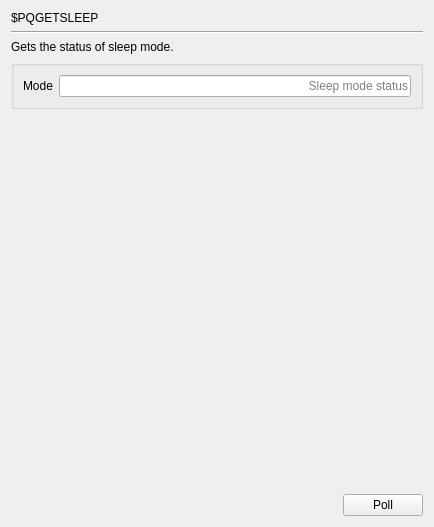
     <widget class="QWidget" name="page_PQGETSLEEP">
      <layout class="QGridLayout" name="gridLayout_236">
       <item row="0" column="0">
        <widget class="QLabel" name="label_500">
         <property name="text">
          <string>$PQGETSLEEP</string>
         </property>
        </widget>
       </item>
       <item row="1" column="0" colspan="3">
        <widget class="Line" name="line_128">
         <property name="orientation">
          <enum>Qt::Horizontal</enum>
         </property>
        </widget>
       </item>
       <item row="2" column="0" colspan="2">
        <widget class="QLabel" name="label_501">
         <property name="text">
          <string>Gets the status of sleep mode.</string>
         </property>
        </widget>
       </item>
       <item row="3" column="0" colspan="3">
        <widget class="QGroupBox" name="groupBox_108">
         <property name="title">
          <string/>
         </property>
         <layout class="QGridLayout" name="gridLayout_235">
          <item row="0" column="0">
           <widget class="QLabel" name="label_478">
            <property name="text">
             <string>Mode</string>
            </property>
           </widget>
          </item>
          <item row="0" column="1">
           <widget class="QLineEdit" name="lineEdit_PQGETSLEEP">
            <property name="text">
             <string/>
            </property>
            <property name="alignment">
             <set>Qt::AlignRight|Qt::AlignTrailing|Qt::AlignVCenter</set>
            </property>
            <property name="readOnly">
             <bool>true</bool>
            </property>
            <property name="placeholderText">
             <string>Sleep mode status</string>
            </property>
           </widget>
          </item>
         </layout>
        </widget>
       </item>
       <item row="4" column="2">
        <spacer name="verticalSpacer_128">
         <property name="orientation">
          <enum>Qt::Vertical</enum>
         </property>
         <property name="sizeHint" stdset="0">
          <size>
           <width>20</width>
           <height>379</height>
          </size>
         </property>
        </spacer>
       </item>
       <item row="5" column="1">
        <spacer name="horizontalSpacer_128">
         <property name="orientation">
          <enum>Qt::Horizontal</enum>
         </property>
         <property name="sizeHint" stdset="0">
          <size>
           <width>232</width>
           <height>20</height>
          </size>
         </property>
        </spacer>
       </item>
       <item row="5" column="2">
        <widget class="QPushButton" name="poll_PQGETSLEEP">
         <property name="text">
          <string>Poll</string>
         </property>
        </widget>
       </item>
      </layout>
     </widget>
